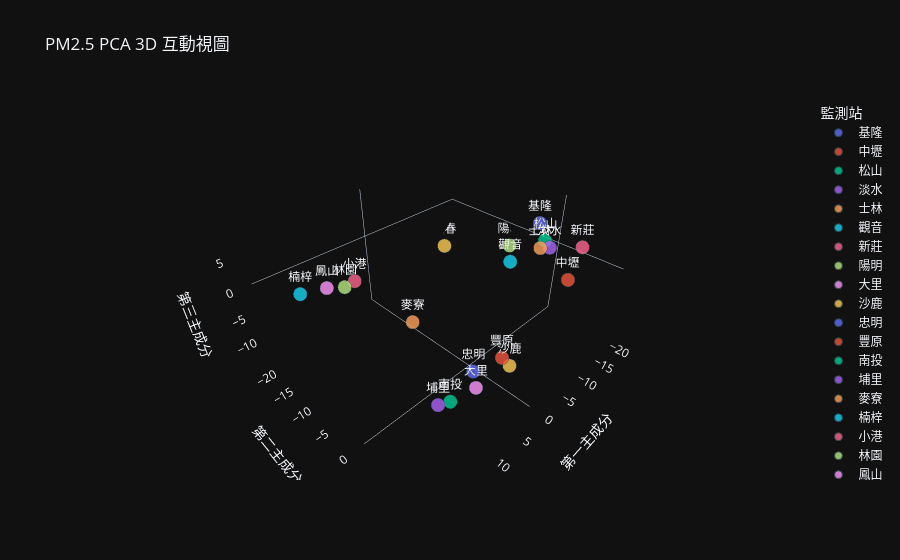

Notebook code for this chart:
### Code cell
# @title
# 1. 準備矩陣：以 監測站 為列，Day 為特徵 (使用 Wide format 的 df)
X = pm25.set_index('監測站')

# 2. 處理缺失值 (本數據集無缺失值，但作為保險進行填充)
print("檢視是否有缺失值:", X.isnull().any().any())

# 3. 標準化
scaler = StandardScaler()
X_scaled = scaler.fit_transform(X)

# 4. 執行 PCA 並取得前三個主成分
pca_3d = PCA(n_components=3)
pca_3d_result = pca_3d.fit_transform(X_scaled)

# 5. 建立 DataFrame 方便繪圖
pca_3d_df = pd.DataFrame(
    data=pca_3d_result,
    columns=['PC1', 'PC2', 'PC3'],
)
pca_3d_df['監測站'] = X.index.map(EN_CH_MAP)

# 6. 繪製 3D 互動圖
fig = px.scatter_3d(
    pca_3d_df, x='PC1', y='PC2', z='PC3',
    color='監測站',
    text='監測站',
    title='PM2.5 PCA 3D 互動視圖',
    labels={'PC1': '第一主成分', 'PC2': '第二主成分', 'PC3': '第三主成分'},
    template='plotly_dark' # 使用深色主題，更有質感
)
# 7. 優化視覺效果
fig.update_layout(
    scene=dict(
        xaxis=dict(showgrid=False, showbackground=True, zeroline=True, showticklabels=True),
        yaxis=dict(showgrid=False, showbackground=True, zeroline=True, showticklabels=True),
        zaxis=dict(showgrid=False, showbackground=True, zeroline=True, showticklabels=True)
    )
)
fig.update_traces(marker=dict(size=8, opacity=0.8, line=dict(width=1, color='DarkSlateGrey')))
fig.write_html("pca_3d_visualization.html")
fig.show()

### Figure 1 — Plotly figure (JSON) as saved in the notebook; plotly's stock layout.template omitted (floating-point values rounded to 4 significant figures)
{"data": [{"hovertemplate": "監測站=%{text}<br>第一主成分=%{x}<br>第二主成分=%{y}<br>第三主成分=%{z}<extra></extra>", "legendgroup": "基隆", "marker": {"color": "#636efa", "line": {"color": "DarkSlateGrey", "width": 1}, "opacity": 0.8, "size": 8, "symbol": "circle"}, "mode": "markers+text", "name": "基隆", "scene": "scene", "showlegend": true, "text": ["基隆"], "type": "scatter3d", "x": [-13.33], "y": [0.9574], "z": [6.915]}, {"hovertemplate": "監測站=%{text}<br>第一主成分=%{x}<br>第二主成分=%{y}<br>第三主成分=%{z}<extra></extra>", "legendgroup": "中壢", "marker": {"color": "#EF553B", "line": {"color": "DarkSlateGrey", "width": 1}, "opacity": 0.8, "size": 8, "symbol": "circle"}, "mode": "markers+text", "name": "中壢", "scene": "scene", "showlegend": true, "text": ["中壢"], "type": "scatter3d", "x": [-6.365], "y": [10.51], "z": [4.742]}, {"hovertemplate": "監測站=%{text}<br>第一主成分=%{x}<br>第二主成分=%{y}<br>第三主成分=%{z}<extra></extra>", "legendgroup": "松山", "marker": {"color": "#00cc96", "line": {"color": "DarkSlateGrey", "width": 1}, "opacity": 0.8, "size": 8, "symbol": "circle"}, "mode": "markers+text", "name": "松山", "scene": "scene", "showlegend": true, "text": ["松山"], "type": "scatter3d", "x": [-12.6], "y": [2.661], "z": [4.936]}, {"hovertemplate": "監測站=%{text}<br>第一主成分=%{x}<br>第二主成分=%{y}<br>第三主成分=%{z}<extra></extra>", "legendgroup": "淡水", "marker": {"color": "#ab63fa", "line": {"color": "DarkSlateGrey", "width": 1}, "opacity": 0.8, "size": 8, "symbol": "circle"}, "mode": "markers+text", "name": "淡水", "scene": "scene", "showlegend": true, "text": ["淡水"], "type": "scatter3d", "x": [-11.85], "y": [4.042], "z": [4.638]}, {"hovertemplate": "監測站=%{text}<br>第一主成分=%{x}<br>第二主成分=%{y}<br>第三主成分=%{z}<extra></extra>", "legendgroup": "士林", "marker": {"color": "#FFA15A", "line": {"color": "DarkSlateGrey", "width": 1}, "opacity": 0.8, "size": 8, "symbol": "circle"}, "mode": "markers+text", "name": "士林", "scene": "scene", "showlegend": true, "text": ["士林"], "type": "scatter3d", "x": [-12.32], "y": [2.206], "z": [3.623]}, {"hovertemplate": "監測站=%{text}<br>第一主成分=%{x}<br>第二主成分=%{y}<br>第三主成分=%{z}<extra></extra>", "legendgroup": "觀音", "marker": {"color": "#19d3f3", "line": {"color": "DarkSlateGrey", "width": 1}, "opacity": 0.8, "size": 8, "symbol": "circle"}, "mode": "markers+text", "name": "觀音", "scene": "scene", "showlegend": true, "text": ["觀音"], "type": "scatter3d", "x": [-7.74], "y": [0.3101], "z": [2.418]}, {"hovertemplate": "監測站=%{text}<br>第一主成分=%{x}<br>第二主成分=%{y}<br>第三主成分=%{z}<extra></extra>", "legendgroup": "新莊", "marker": {"color": "#FF6692", "line": {"color": "DarkSlateGrey", "width": 1}, "opacity": 0.8, "size": 8, "symbol": "circle"}, "mode": "markers+text", "name": "新莊", "scene": "scene", "showlegend": true, "text": ["新莊"], "type": "scatter3d", "x": [-9.961], "y": [9.851], "z": [7.828]}, {"hovertemplate": "監測站=%{text}<br>第一主成分=%{x}<br>第二主成分=%{y}<br>第三主成分=%{z}<extra></extra>", "legendgroup": "陽明", "marker": {"color": "#B6E880", "line": {"color": "DarkSlateGrey", "width": 1}, "opacity": 0.8, "size": 8, "symbol": "circle"}, "mode": "markers+text", "name": "陽明", "scene": "scene", "showlegend": true, "text": ["陽明"], "type": "scatter3d", "x": [-20.26], "y": [-8.985], "z": [-3.662]}, {"hovertemplate": "監測站=%{text}<br>第一主成分=%{x}<br>第二主成分=%{y}<br>第三主成分=%{z}<extra></extra>", "legendgroup": "大里", "marker": {"color": "#FF97FF", "line": {"color": "DarkSlateGrey", "width": 1}, "opacity": 0.8, "size": 8, "symbol": "circle"}, "mode": "markers+text", "name": "大里", "scene": "scene", "showlegend": true, "text": ["大里"], "type": "scatter3d", "x": [6.724], "y": [7.055], "z": [-7.901]}, {"hovertemplate": "監測站=%{text}<br>第一主成分=%{x}<br>第二主成分=%{y}<br>第三主成分=%{z}<extra></extra>", "legendgroup": "沙鹿", "marker": {"color": "#FECB52", "line": {"color": "DarkSlateGrey", "width": 1}, "opacity": 0.8, "size": 8, "symbol": "circle"}, "mode": "markers+text", "name": "沙鹿", "scene": "scene", "showlegend": true, "text": ["沙鹿"], "type": "scatter3d", "x": [4.332], "y": [10.29], "z": [-3.262]}, {"hovertemplate": "監測站=%{text}<br>第一主成分=%{x}<br>第二主成分=%{y}<br>第三主成分=%{z}<extra></extra>", "legendgroup": "忠明", "marker": {"color": "#636efa", "line": {"color": "DarkSlateGrey", "width": 1}, "opacity": 0.8, "size": 8, "symbol": "circle"}, "mode": "markers+text", "name": "忠明", "scene": "scene", "showlegend": true, "text": ["忠明"], "type": "scatter3d", "x": [4.741], "y": [4.79], "z": [-7.911]}, {"hovertemplate": "監測站=%{text}<br>第一主成分=%{x}<br>第二主成分=%{y}<br>第三主成分=%{z}<extra></extra>", "legendgroup": "豐原", "marker": {"color": "#EF553B", "line": {"color": "DarkSlateGrey", "width": 1}, "opacity": 0.8, "size": 8, "symbol": "circle"}, "mode": "markers+text", "name": "豐原", "scene": "scene", "showlegend": true, "text": ["豐原"], "type": "scatter3d", "x": [-4.433], "y": [2.917], "z": [-12.79]}, {"hovertemplate": "監測站=%{text}<br>第一主成分=%{x}<br>第二主成分=%{y}<br>第三主成分=%{z}<extra></extra>", "legendgroup": "南投", "marker": {"color": "#00cc96", "line": {"color": "DarkSlateGrey", "width": 1}, "opacity": 0.8, "size": 8, "symbol": "circle"}, "mode": "markers+text", "name": "南投", "scene": "scene", "showlegend": true, "text": ["南投"], "type": "scatter3d", "x": [12.93], "y": [8.287], "z": [-4.581]}, {"hovertemplate": "監測站=%{text}<br>第一主成分=%{x}<br>第二主成分=%{y}<br>第三主成分=%{z}<extra></extra>", "legendgroup": "埔里", "marker": {"color": "#ab63fa", "line": {"color": "DarkSlateGrey", "width": 1}, "opacity": 0.8, "size": 8, "symbol": "circle"}, "mode": "markers+text", "name": "埔里", "scene": "scene", "showlegend": true, "text": ["埔里"], "type": "scatter3d", "x": [13.32], "y": [6.605], "z": [-6.239]}, {"hovertemplate": "監測站=%{text}<br>第一主成分=%{x}<br>第二主成分=%{y}<br>第三主成分=%{z}<extra></extra>", "legendgroup": "麥寮", "marker": {"color": "#FFA15A", "line": {"color": "DarkSlateGrey", "width": 1}, "opacity": 0.8, "size": 8, "symbol": "circle"}, "mode": "markers+text", "name": "麥寮", "scene": "scene", "showlegend": true, "text": ["麥寮"], "type": "scatter3d", "x": [8.75], "y": [-2.832], "z": [-1.226]}, {"hovertemplate": "監測站=%{text}<br>第一主成分=%{x}<br>第二主成分=%{y}<br>第三主成分=%{z}<extra></extra>", "legendgroup": "楠梓", "marker": {"color": "#19d3f3", "line": {"color": "DarkSlateGrey", "width": 1}, "opacity": 0.8, "size": 8, "symbol": "circle"}, "mode": "markers+text", "name": "楠梓", "scene": "scene", "showlegend": true, "text": ["楠梓"], "type": "scatter3d", "x": [19.21], "y": [-12.01], "z": [4.035]}, {"hovertemplate": "監測站=%{text}<br>第一主成分=%{x}<br>第二主成分=%{y}<br>第三主成分=%{z}<extra></extra>", "legendgroup": "小港", "marker": {"color": "#FF6692", "line": {"color": "DarkSlateGrey", "width": 1}, "opacity": 0.8, "size": 8, "symbol": "circle"}, "mode": "markers+text", "name": "小港", "scene": "scene", "showlegend": true, "text": ["小港"], "type": "scatter3d", "x": [15.44], "y": [-5.073], "z": [7.529]}, {"hovertemplate": "監測站=%{text}<br>第一主成分=%{x}<br>第二主成分=%{y}<br>第三主成分=%{z}<extra></extra>", "legendgroup": "林園", "marker": {"color": "#B6E880", "line": {"color": "DarkSlateGrey", "width": 1}, "opacity": 0.8, "size": 8, "symbol": "circle"}, "mode": "markers+text", "name": "林園", "scene": "scene", "showlegend": true, "text": ["林園"], "type": "scatter3d", "x": [14.86], "y": [-8.48], "z": [4.708]}, {"hovertemplate": "監測站=%{text}<br>第一主成分=%{x}<br>第二主成分=%{y}<br>第三主成分=%{z}<extra></extra>", "legendgroup": "鳳山", "marker": {"color": "#FF97FF", "line": {"color": "DarkSlateGrey", "width": 1}, "opacity": 0.8, "size": 8, "symbol": "circle"}, "mode": "markers+text", "name": "鳳山", "scene": "scene", "showlegend": true, "text": ["鳳山"], "type": "scatter3d", "x": [16.78], "y": [-9.528], "z": [4.992]}, {"hovertemplate": "監測站=%{text}<br>第一主成分=%{x}<br>第二主成分=%{y}<br>第三主成分=%{z}<extra></extra>", "legendgroup": "恆春", "marker": {"color": "#FECB52", "line": {"color": "DarkSlateGrey", "width": 1}, "opacity": 0.8, "size": 8, "symbol": "circle"}, "mode": "markers+text", "name": "恆春", "scene": "scene", "showlegend": true, "text": ["恆春"], "type": "scatter3d", "x": [-18.23], "y": [-23.57], "z": [-8.795]}], "layout": {"legend": {"title": {"text": "監測站"}, "tracegroupgap": 0}, "scene": {"domain": {"x": [0, 1], "y": [0, 1]}, "xaxis": {"showbackground": true, "showgrid": false, "showticklabels": true, "title": {"text": "第一主成分"}, "zeroline": true}, "yaxis": {"showbackground": true, "showgrid": false, "showticklabels": true, "title": {"text": "第二主成分"}, "zeroline": true}, "zaxis": {"showbackground": true, "showgrid": false, "showticklabels": true, "title": {"text": "第三主成分"}, "zeroline": true}}, "title": {"text": "PM2.5 PCA 3D 互動視圖"}}}
